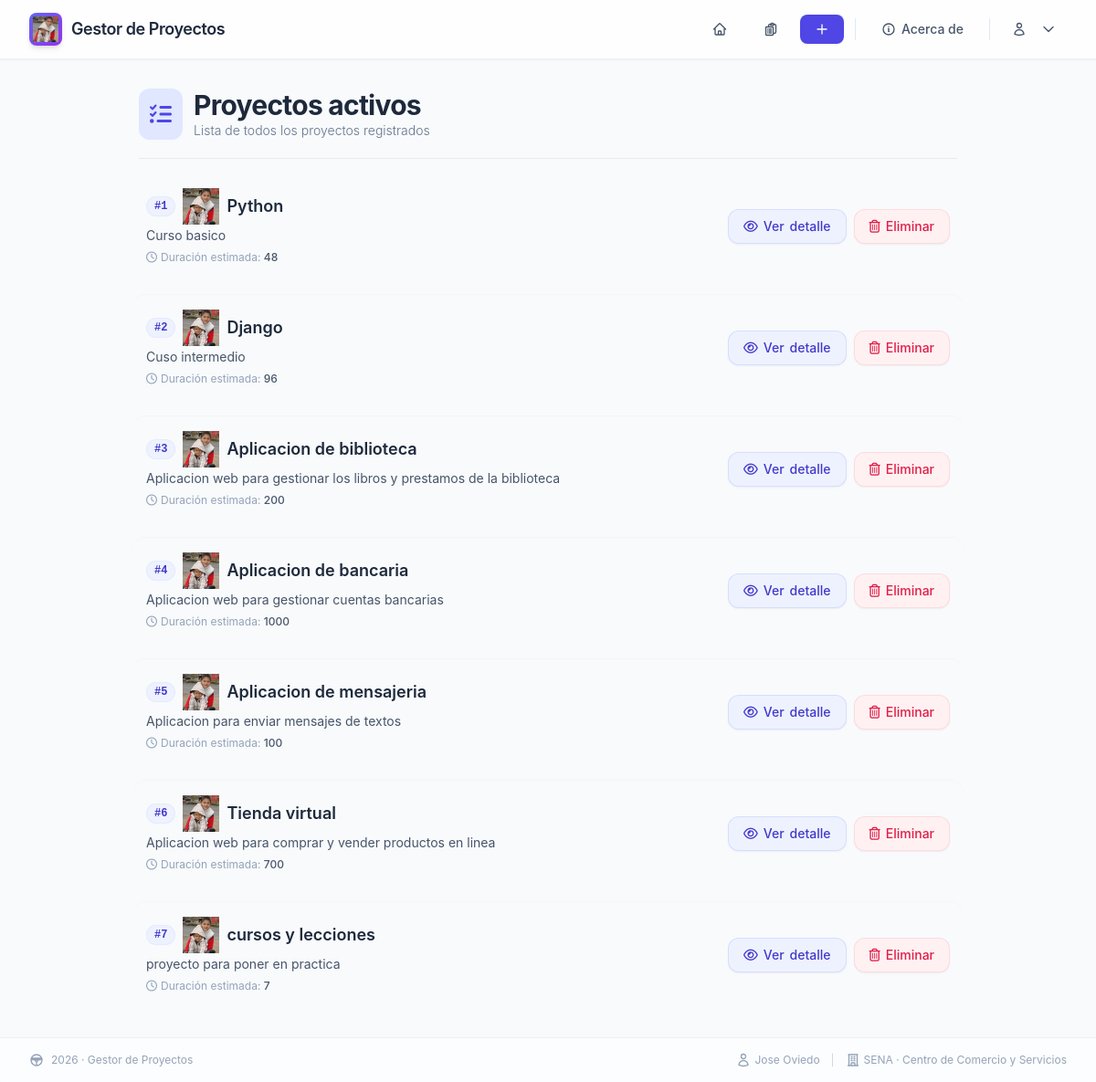
The page /proyectos/ on the database its author committed.
### gestor_proyecto/models.py (models this page shows)
class Proyecto(models.Model):
    nombre = models.CharField(max_length=100)
    descripcion = models.TextField()
    duracion = models.IntegerField()
    imagen= models.ImageField(upload_to='img/',default='img/logo.png')

### gestor_proyecto/views.py (the view)
# urls.py: path('proyectos/', views.mostrar_proyectos, name='proyectos'),
def mostrar_proyectos(request):
    proyectos = Proyecto.objects.all()
    return render(request, 'proyectos.html', {'proyectos': proyectos})

### gestor_proyecto/templates/proyectos.html (shortened to what this page needs)
{% extends 'layouts/base.html' %}
{% block content %}
<div class="w-full max-w-4xl mx-auto">
    <div class="flex items-center gap-3 mb-8 border-b border-slate-200/80 pb-5">
        <div class="bg-indigo-100 p-3 rounded-xl text-indigo-600">
            <i class="fa-solid fa-list-check text-2xl"></i>
        </div>
        <div>
            <h1 class="text-2xl md:text-3xl font-bold text-slate-800 tracking-tight">
                Proyectos activos
            </h1>
            <p class="text-sm text-slate-500 font-light">
                Lista de todos los proyectos registrados
            </p>
        </div>
    </div>
    {% if proyectos %}
        <ul class="space-y-4 divide-y divide-slate-100/80">
            {% for proyecto in proyectos %}
            <li class="proyecto-card pt-4 first:pt-0 rounded-2xl p-4 -mx-2 hover:bg-slate-50/80 transition-colors duration-200">
                <div class="flex flex-col md:flex-row md:items-center justify-between gap-3">
                    <div class="flex-1 min-w-0">
                        <h2 class="text-lg font-semibold text-slate-800 flex items-center gap-2">
                            <span class="bg-indigo-50 text-indigo-700 text-xs font-mono px-2 py-0.5 rounded-full border border-indigo-100/60">
                                #{{ forloop.counter }}
                            </span>
                            <img src="{{ proyecto.imagen.url }}" alt="{{ proyecto.nombre }}" class="h-10">
                            {{ proyecto.nombre }}
                        </h2>
                        <p class="text-sm text-slate-600 mt-0.5 line-clamp-2 max-w-2xl">
                            {{ proyecto.descripcion }}
                        </p>
                        <div class="flex items-center gap-1 mt-1.5 text-xs text-slate-400">
                            <i class="fa-regular fa-clock"></i>
                            <span>Duración estimada: <span class="font-medium text-slate-600">{{ proyecto.duracion }}</span></span>
                        </div>
                    </div>
                    <div class="flex items-center gap-2 shrink-0 mt-2 md:mt-0">
                        <a href="{% url 'ver_proyecto' proyecto.id %}"
                           class="inline-flex items-center gap-1.5 px-4 py-2 bg-indigo-50 text-indigo-700 text-sm font-medium rounded-xl border border-indigo-200/60 hover:bg-indigo-100 hover:border-indigo-300 transition-all duration-150 shadow-sm hover:shadow">
                            <i class="fa-regular fa-eye"></i>
                            <span class="hidden sm:inline">Ver</span> detalle
                        </a>
                        <a href="{% url 'eliminar_proyecto' proyecto.id %}"
                            onclick="return confirm('¿Estas seguro de eliminar el proyecto?')"
                            class="inline-flex items-center gap-1.5 px-4 py-2 bg-rose-50 text-rose-600 text-sm font-medium rounded-xl border border-rose-200/60 hover:bg-rose-100 hover:border-rose-300 transition-all duration-150 shadow-sm hover:shadow">
                            <i class="fa-regular fa-trash-can"></i>
                            <span class="hidden sm:inline">Eliminar</span>
                        </a>
                    </div>
                </div>
            </li>
            {% endfor %}
        </ul>
    {% endif %}
</div>
{% endblock %}

### accounts/templates/layouts/base.html (style rules this page uses)
body { font-family: 'Inter', -apple-system, BlinkMacSystemFont, 'Segoe UI', Roboto, sans-serif; background-color: #f8fafc; }
.proyecto-card { transition: transform 0.15s ease, box-shadow 0.15s ease; }

### rows shown on the page
Proyecto: imagen (picture), nombre "Python", descripcion "Curso basico", duracion "48"
Proyecto: imagen (picture), nombre "Django", descripcion "Cuso intermedio", duracion "96"
Proyecto: imagen (picture), nombre "Aplicacion de biblioteca", descripcion "Aplicacion web para gestionar los libros y prestamos de la biblioteca", duracion "200"
Proyecto: imagen (picture), nombre "Aplicacion de bancaria", descripcion "Aplicacion web para gestionar cuentas bancarias", duracion "1000"
Proyecto: imagen (picture), nombre "Aplicacion de mensajeria", descripcion "Aplicacion para enviar mensajes de textos", duracion "100"
Proyecto: imagen (picture), nombre "Tienda virtual", descripcion "Aplicacion web para comprar y vender productos en linea", duracion "700"
Proyecto: imagen (picture), nombre "cursos y lecciones", descripcion "proyecto para poner en practica", duracion "7"
